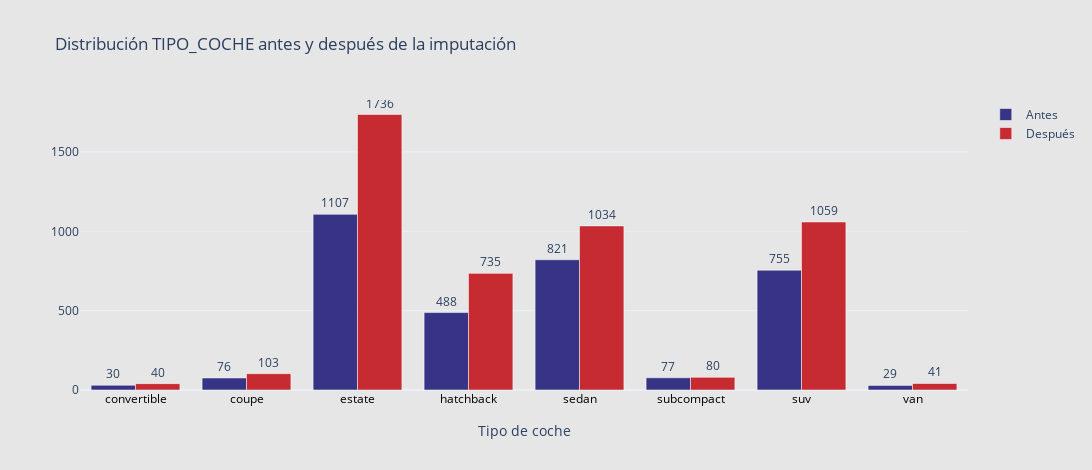
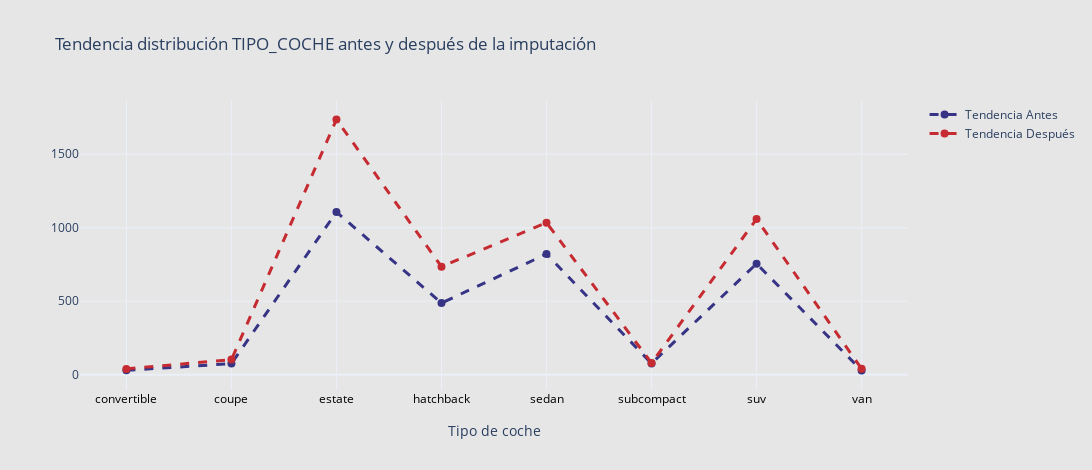

Here is the notebook cell these charts were saved with, in order:
### Code cell
# Conteos por tipo de coche (ordenados)
antes_counts = df_antes['tipo_coche'].value_counts().sort_index()
despues_counts = df_bmw['tipo_coche'].value_counts().sort_index()

# Etiquetas combinadas para X: antes y después (intercalado)
x_vals = list(antes_counts.index) + list(despues_counts.index)
y_vals = list(antes_counts.values) + list(despues_counts.values)

# Colores: ejemplo con un color para antes y otro para después
colors = ['#373485'] * len(antes_counts) + ['#c52b30'] * len(despues_counts)

fig = go.Figure()

# Añadimos barras para antes
fig.add_trace(go.Bar(
    x=[str(i) for i in antes_counts.index],
    y=antes_counts.values,
    marker_color='#373485',
    name='Antes',
    text=antes_counts.values,
    textposition='outside',
    opacity=1,
))

# Añadimos barras para después
fig.add_trace(go.Bar(
    x=[str(i) for i in despues_counts.index],
    y=despues_counts.values,
    marker_color='#c52b30',
    name='Después',
    text=despues_counts.values,
    textposition='outside',
    opacity=1,
))

# Configuramos el layout para que sea similar
fig.update_layout(
    title="Distribución TIPO_COCHE antes y después de la imputación",
    xaxis_title="Tipo de coche",
    barmode='group',
    template='plotly_white',
    width=1200,
    height=470,
    plot_bgcolor='#e6e6e7',
    paper_bgcolor='#e6e6e7',
    xaxis=dict(
        tickfont=dict(color='black'),
        title_standoff=20
    )
)

fig.show()

x_labels = [str(i) for i in antes_counts.index]

fig = go.Figure()

# Línea de tendencia 'Antes'
fig.add_trace(go.Scatter(
    x=x_labels,
    y=antes_counts.values,
    mode='lines+markers',
    name='Tendencia Antes',
    line=dict(color='#373485', width=3, dash='dash'),
    marker=dict(symbol='circle', size=8)
))

# Línea de tendencia 'Después'
fig.add_trace(go.Scatter(
    x=x_labels,
    y=despues_counts.values,
    mode='lines+markers',
    name='Tendencia Después',
    line=dict(color='#c52b30', width=3, dash='dash'),
    marker=dict(symbol='circle', size=8)
))

fig.update_layout(
    title="Tendencia distribución TIPO_COCHE antes y después de la imputación",
    xaxis_title="Tipo de coche",
    template='plotly_white',
    width=1200,
    height=470,
    plot_bgcolor='#e6e6e7',
    paper_bgcolor='#e6e6e7',
    xaxis=dict(tickfont=dict(color='black'), title_standoff=20)
)

fig.show()

### Figure 1 — Plotly figure (JSON) as saved in the notebook; plotly's stock layout.template omitted (floating-point values rounded to 4 significant figures)
{"data": [{"marker": {"color": "#373485"}, "name": "Antes", "opacity": 1, "text": [30.0, 76.0, 1107.0, 488.0, 821.0, 77.0, 755.0, 29.0], "textposition": "outside", "type": "bar", "x": ["convertible", "coupe", "estate", "hatchback", "sedan", "subcompact", "suv", "van"], "y": [30, 76, 1107, 488, 821, 77, 755, 29]}, {"marker": {"color": "#c52b30"}, "name": "Después", "opacity": 1, "text": [40.0, 103.0, 1736.0, 735.0, 1034.0, 80.0, 1059.0, 41.0], "textposition": "outside", "type": "bar", "x": ["convertible", "coupe", "estate", "hatchback", "sedan", "subcompact", "suv", "van"], "y": [40, 103, 1736, 735, 1034, 80, 1059, 41]}], "layout": {"barmode": "group", "height": 470, "paper_bgcolor": "#e6e6e7", "plot_bgcolor": "#e6e6e7", "title": {"text": "Distribución TIPO_COCHE antes y después de la imputación"}, "width": 1200, "xaxis": {"tickfont": {"color": "black"}, "title": {"standoff": 20, "text": "Tipo de coche"}}}}

### Figure 2 — Plotly figure (JSON) as saved in the notebook; plotly's stock layout.template omitted (floating-point values rounded to 4 significant figures)
{"data": [{"line": {"color": "#373485", "dash": "dash", "width": 3}, "marker": {"size": 8, "symbol": "circle"}, "mode": "lines+markers", "name": "Tendencia Antes", "type": "scatter", "x": ["convertible", "coupe", "estate", "hatchback", "sedan", "subcompact", "suv", "van"], "y": [30, 76, 1107, 488, 821, 77, 755, 29]}, {"line": {"color": "#c52b30", "dash": "dash", "width": 3}, "marker": {"size": 8, "symbol": "circle"}, "mode": "lines+markers", "name": "Tendencia Después", "type": "scatter", "x": ["convertible", "coupe", "estate", "hatchback", "sedan", "subcompact", "suv", "van"], "y": [40, 103, 1736, 735, 1034, 80, 1059, 41]}], "layout": {"height": 470, "paper_bgcolor": "#e6e6e7", "plot_bgcolor": "#e6e6e7", "title": {"text": "Tendencia distribución TIPO_COCHE antes y después de la imputación"}, "width": 1200, "xaxis": {"tickfont": {"color": "black"}, "title": {"standoff": 20, "text": "Tipo de coche"}}}}
